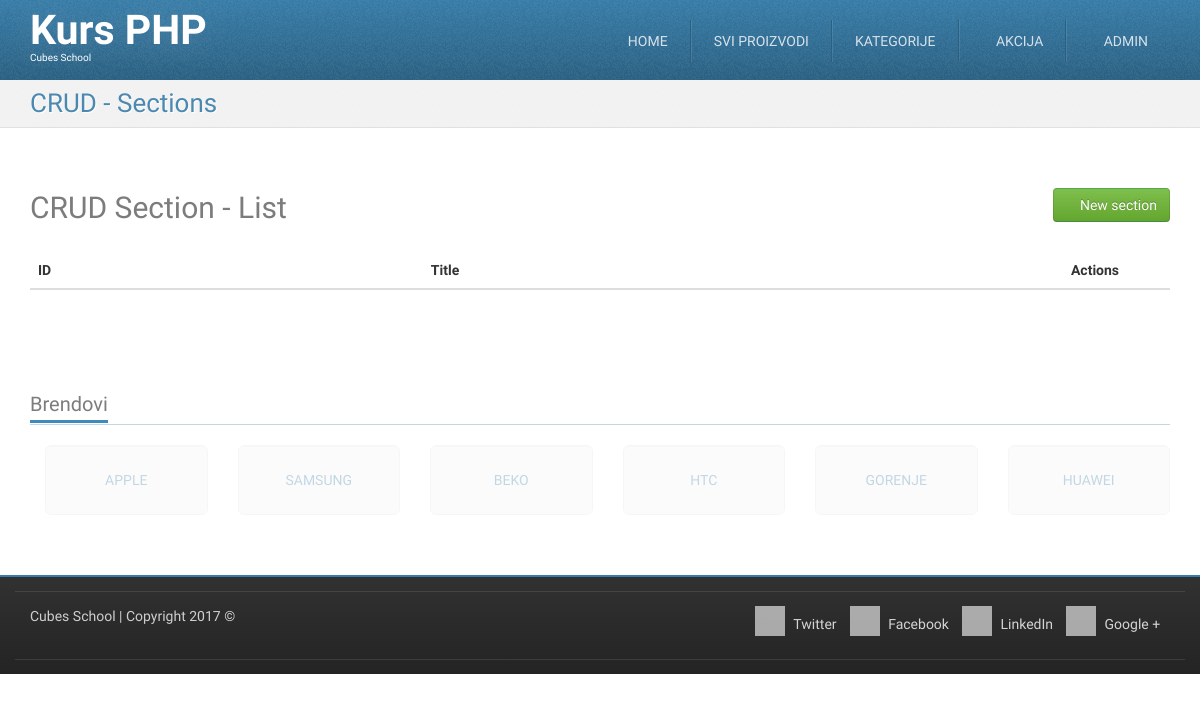
Before: /crud-section-list.php (signed in) with the older database file.
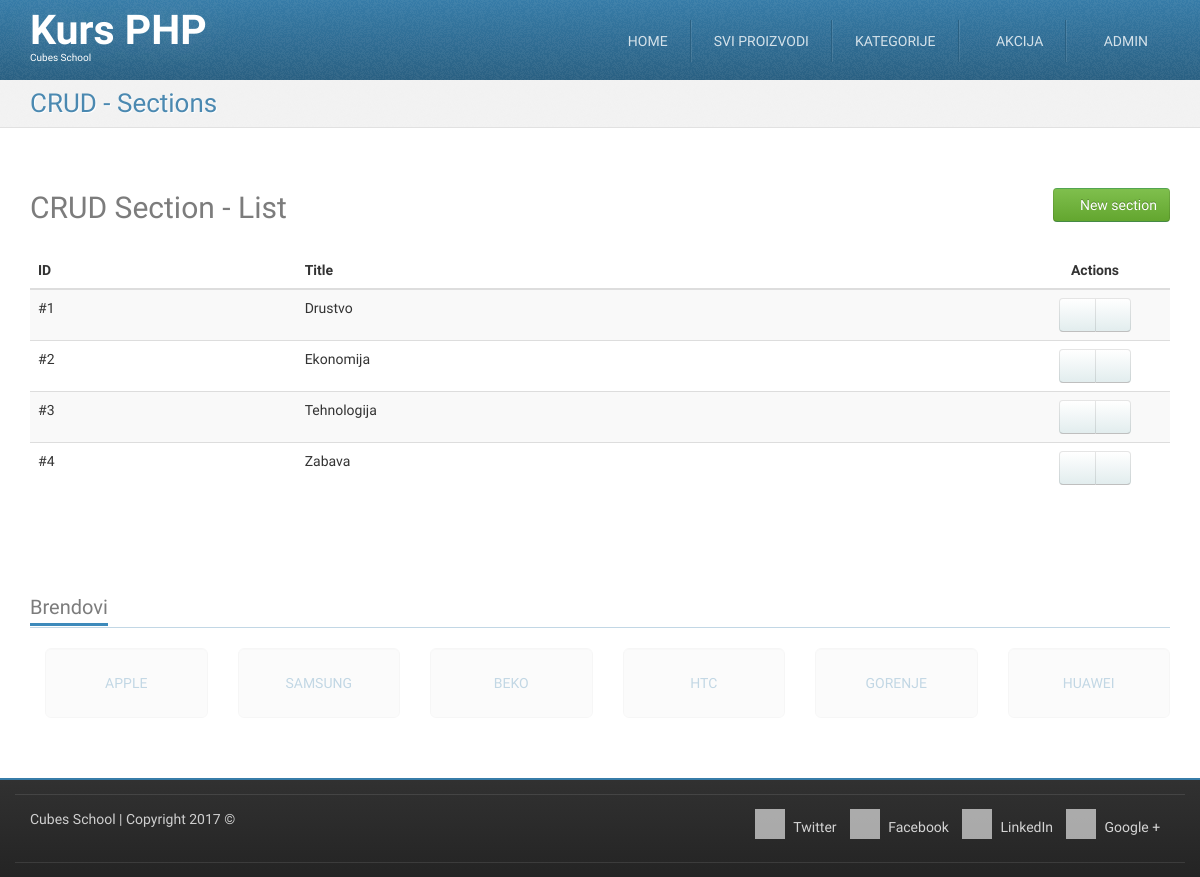
After: the same page with the newer database file.
### tables this page shows
CREATE TABLE `sections` (
  `id` int(11) NOT NULL,
  `title` varchar(255) NOT NULL
);

### crud-section-list.php (called while the page is built, shortened)
<?php
require_once __DIR__ . '/models/m_sections.php';
$sections = sectionsFetchAll();
require_once __DIR__ .  '/views/layout/header.php';
require_once __DIR__ .  '/views/templates/t_crud-section-list.php';
require_once __DIR__ .  '/views/layout/footer.php';

### models/m_sections.php (called while the page is built, shortened)
<?php
require_once __DIR__ . '/m_database.php';
function sectionsFetchAll() {
	$query = "SELECT `sections`.* FROM `sections`";
	return dbFetchAll($query);
}

### models/m_database.php (called while the page is built, shortened)
<?php
function dbGetLink() {
        static $link;
        if (!isset($link)) {
            $link = mysqli_connect('127.0.0.1', 'root', '', 'cubesphp');
        }
	return $link;
}
function dbQuery($query) {
	$link = dbGetLink();
	$result = mysqli_query($link, $query);
	return $result;
}
function dbFetchAll($query) {
	$result = dbQuery($query);
	return mysqli_fetch_all($result, MYSQLI_ASSOC);
}

### views/templates/t_crud-section-list.php (the view)
<div id="highlighted">
	<div class="container">
		<div class="header">
			<h2 class="page-title">
				<span>CRUD - Sections</span>
			</h2>
		</div>
	</div>
</div>
<div id="content">
	<div class="container portfolio">
		<div class="row">
			<div class="col-md-12">
				<h2>
					CRUD Section - List
                                                      <a href="/crud-section-insert.php" class="pull-right btn btn-success">
						<i class="fa fa-plus-circle"></i>
						New section
					</a>
				</h2>
			</div>
		</div>
		<div class="row">
			<div class="col-md-12">
				<table class="table table-striped table-hover">
					<thead>
						<tr>
							<th>ID</th>
							<th>Title</th>
							<th class="actions text-center">Actions</th>
						</tr>
					</thead>
					<tbody>
						<?php foreach ($sections as $section) {?>
						<tr>
							<td>
								#<?php echo htmlspecialchars($section['id']);?>
							</td>
							<td>
								<?php echo htmlspecialchars($section['title']);?>
							</td>
							<td class="text-center">
								<div class="btn-group">
									<a href="/crud-section-edit.php?id=<?php echo htmlspecialchars($section['id']);?>" class="btn btn-default"><i class="fa fa-pencil"></i></a>
									<a href="/crud-section-delete.php?id=<?php echo htmlspecialchars($section['id']);?>" class="btn btn-default"><i class="fa fa-trash"></i></a>
								</div>
							</td>
						</tr>
						<?php }?>
					</tbody>
				</table>
			</div>
		</div>
	</div>
</div>

Changed rows visible on the page:
added sections: id "1", title "Drustvo"
added sections: id "2", title "Ekonomija"
added sections: id "3", title "Tehnologija"
added sections: id "4", title "Zabava"
